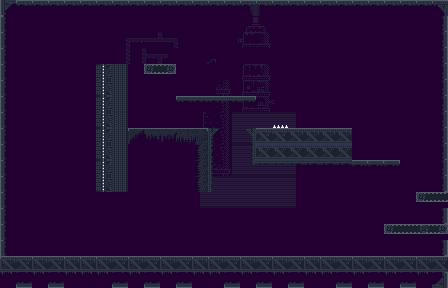

Below is a game level as drawn by its tile map, then a one-line description and the .tmx file that defines it, in full:
An orthogonal 28x18 tile map with 16x16 px tiles, 2 tile layers (background, graphics), 6 tilesets and 23 objects.

<map version="1.2" tiledversion="1.2.3" orientation="orthogonal" renderorder="right-down" width="28" height="18" tilewidth="16" tileheight="16" infinite="0" backgroundcolor="#c8230032" nextlayerid="37" nextobjectid="67">
 <tileset firstgid="1" source="tile/BackgroundTile_v3.tsx" />
 <tileset firstgid="257" source="tile/industrial.v2.tsx" />
 <tileset firstgid="1281" source="tile/monitor-desk.tsx" />
 <tileset firstgid="1282" source="tile/ray.tsx" />
 <tileset firstgid="1283" source="tile/charBackwards.tsx" />
 <tileset firstgid="1284" source="tile/pc-ok.tsx" />
 <layer id="35" name="background" width="28" height="18" opacity="0.5" offsetx="-8" offsety="0">
  <data encoding="csv">
0,0,0,0,0,0,0,0,0,0,0,0,0,0,0,0,624,0,0,0,0,0,0,0,0,0,0,0,
0,0,0,0,0,0,0,0,0,0,0,0,0,0,0,588,589,590,0,0,0,0,0,0,0,0,0,0,
0,0,0,0,0,0,0,0,329,330,331,332,0,0,0,620,621,622,0,0,0,0,0,0,0,0,0,0,
0,0,0,0,0,0,0,0,361,362,363,0,0,406,0,0,0,0,0,0,0,0,0,0,0,0,0,0,
0,0,0,0,0,0,0,0,0,0,0,0,0,0,0,595,596,597,0,0,0,0,0,0,0,0,0,0,
0,0,0,0,0,0,0,0,0,0,0,0,0,0,535,627,628,629,0,0,0,0,0,0,0,0,0,0,
0,0,0,0,0,0,0,0,0,0,0,0,0,0,471,659,660,661,0,0,0,0,0,0,0,0,0,0,
0,0,0,0,0,0,0,0,0,0,0,0,0,470,471,455,456,455,456,0,0,0,0,0,0,0,0,0,
0,0,0,0,0,0,0,0,0,0,0,0,0,470,471,487,488,487,488,0,0,0,0,0,0,0,0,0,
0,0,0,0,0,0,0,0,0,0,0,0,0,470,471,455,456,455,456,0,0,0,0,0,0,0,0,0,
0,0,0,0,0,0,0,0,0,0,0,0,0,534,535,487,488,487,488,0,0,0,0,0,0,0,0,0,
0,0,0,0,0,0,0,0,0,0,0,0,0,455,456,455,456,455,456,0,0,0,0,0,0,0,0,0,
0,0,0,0,0,0,0,0,0,0,0,0,0,487,488,487,488,487,488,0,0,0,0,0,0,0,0,0,
0,0,0,0,0,0,0,0,0,0,0,0,0,0,0,0,0,0,0,0,0,0,0,0,0,0,0,0,
0,0,0,0,0,0,0,0,0,0,0,0,0,0,0,0,0,0,0,0,0,0,0,0,0,0,0,0,
0,0,0,0,0,0,0,0,0,0,0,0,0,0,0,0,0,0,0,0,0,0,0,0,0,0,0,0,
0,0,0,0,0,0,0,0,0,0,0,0,0,0,0,0,0,0,0,0,0,0,0,0,0,0,0,0,
0,0,0,0,0,0,0,0,0,0,0,0,0,0,0,0,0,0,0,0,0,0,0,0,0,0,0,0
</data>
 </layer>
 <layer id="1" name="graphics" width="28" height="18">
  <data encoding="csv">
1610613111,365,365,365,365,365,365,365,365,365,365,365,365,365,365,365,365,365,365,365,365,365,365,365,365,365,365,375,
1610613104,0,0,0,0,0,0,0,0,0,0,0,0,0,0,0,0,0,0,0,0,0,0,0,0,0,0,2684354928,
1610613104,327,0,0,0,0,0,0,0,0,0,0,0,0,0,0,0,0,0,0,0,0,0,0,0,0,0,2684354928,
1610613104,327,0,0,0,0,391,121,121,121,0,121,0,0,0,0,0,0,0,0,0,0,0,0,0,0,0,2684354928,
1610613104,0,0,0,0,0,457,2684355016,328,513,516,0,0,0,391,327,0,0,0,0,0,0,0,0,0,0,0,2684354928,
1610613104,0,0,0,0,0,489,2684355016,328,0,0,0,121,359,687,20,0,391,391,0,0,0,0,0,0,0,0,2684354928,
1610613104,0,0,0,0,0,457,2684355016,328,0,0,2147484016,275,275,275,368,391,391,0,0,0,0,0,0,0,0,0,2684354928,
1610613104,0,0,0,0,0,489,1610613224,328,870,0,0,473,391,870,391,358,333,999,870,121,0,0,0,0,0,0,2684354928,
1610613104,0,0,0,0,0,457,2684355016,293,296,297,298,325,334,391,335,270,270,271,271,271,271,791,791,0,0,0,2684354928,
1610613104,0,0,0,0,0,489,2684355016,0,0,0,391,357,274,391,273,277,277,277,277,277,277,391,391,0,0,0,2684354928,
1610613104,0,0,0,0,0,457,2684355016,0,0,0,391,357,274,391,367,307,307,307,307,307,307,368,368,368,0,0,2684354928,
1610613104,0,0,0,0,0,489,2684355016,0,0,0,391,357,274,391,391,391,391,0,391,391,391,391,391,0,0,0,2684354928,
1610613104,0,0,0,0,0,0,0,0,391,391,391,391,391,391,391,391,0,0,391,391,0,505,505,0,0,513,514,
1610613104,0,0,0,0,0,0,0,0,0,391,391,391,391,391,391,391,391,391,391,391,0,0,473,0,0,0,2684354928,
1610613104,0,0,0,0,0,0,0,0,0,391,0,0,0,391,0,0,0,391,391,391,0,0,0,513,514,515,516,
1610613104,0,0,0,0,0,0,0,0,0,20,0,0,0,0,0,0,0,391,20,391,391,391,391,0,20,0,2684354928,
1610613104,0,0,0,0,0,0,0,0,0,0,0,0,0,0,0,0,0,0,0,0,0,0,0,0,0,0,2684354928,
7,3221225840,7,3221225840,7,7,7,3221225840,7,3221225840,7,3221225840,7,7,3221225840,7,3221225840,7,3221225840,7,7,3221225840,7,3221225840,7,3221225840,7,2684354935
</data>
 </layer>
 <objectgroup id="2" name="ground">
  <object id="26" x="0" y="1.5" width="6" height="286" />
  <object id="27" x="2" y="282.5" width="446" height="5" />
  <object id="28" x="443" y="0.5" width="4" height="287" />
  <object id="29" x="-1" y="-1.5" width="447" height="7" />
  <object id="48" x="0" y="256" width="448" height="16" />
  <object id="51" x="174" y="95" width="82" height="7" />
 </objectgroup>
 <objectgroup id="3" name="walls">
  <object id="5" x="245.063" y="128.188">
   <polygon points="0,0 5.875,0 5.875,6.875" />
  </object>
  <object id="6" x="251" y="128.25" width="101" height="36.5" />
  <object id="9" x="127.5" y="128.25" width="84.5" height="7.5" />
  <object id="10" x="208" y="135.75" width="4.5" height="56.5" />
  <object id="11" x="219.938" y="128.188">
   <polygon points="0,0 -7.75,7.5 -7.875,0.125" />
  </object>
  <object id="13" x="144" y="64" width="32" height="10" />
  <object id="14" x="273.273" y="125.273" width="14.3636" height="2.72727" />
  <object id="30" x="95.75" y="64" width="32.5" height="128.5" />
  <object id="64" x="384" y="223.75" width="63.75" height="10" />
  <object id="65" x="415.5" y="191.75" width="32.25" height="9.5" />
  <object id="66" x="351.25" y="159.5" width="48.25" height="6" />
 </objectgroup>
 <objectgroup id="4" name="computer">
  <object id="52" x="240" y="80" width="16" height="16" />
  <object id="54" x="400" y="240" width="16" height="16" />
  <object id="61" x="304" y="240" width="16" height="16" />
  <object id="62" x="160" y="240" width="16" height="16" />
 </objectgroup>
 <objectgroup id="36" name="robots">
  <object id="60" x="304" y="240" width="16" height="16" />
  <object id="63" x="160" y="240" width="16" height="16" />
 </objectgroup>
</map>
